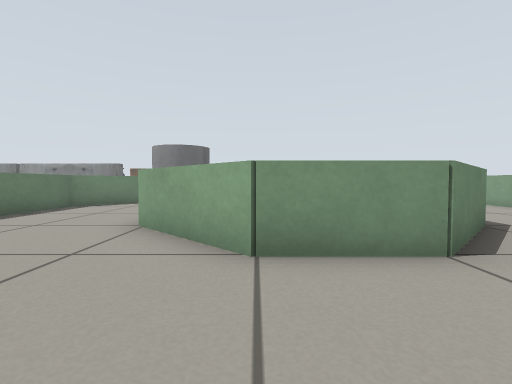
view 1 (above)

24 first-person views from a walk through a world built for the Gazebo simulator. The camera is 0.39 m above the floor, tilts 2° down and sees 85° across. Floor lines are 1 m apart. The floor is counted in squares, 0.5 m on a side. Each view is taken from the middle of a square. On the plan, view 1 faces up. The plan holds only what a view shows up to about 10 squares ahead; the rest is blank. The place goes on beyond the plan. The robots in the file are not drawn. Gazebo's built-in surfaces are drawn with simple patterns. Some surface patterns are stand-ins.

view 2
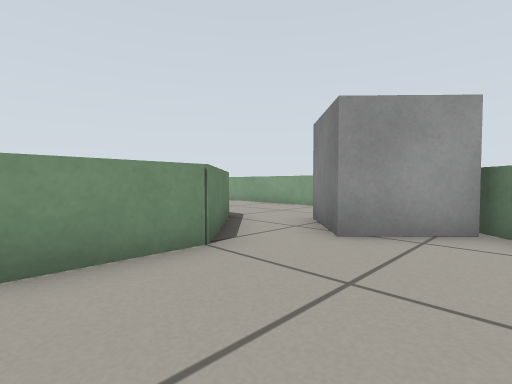

view 3
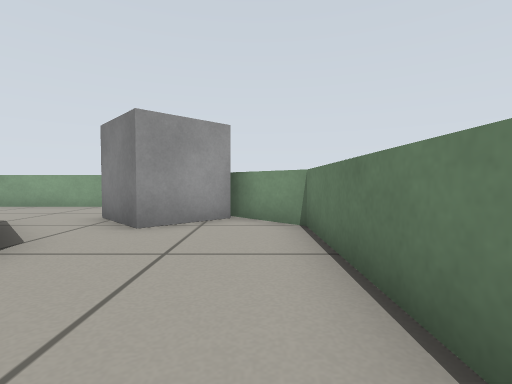

view 4
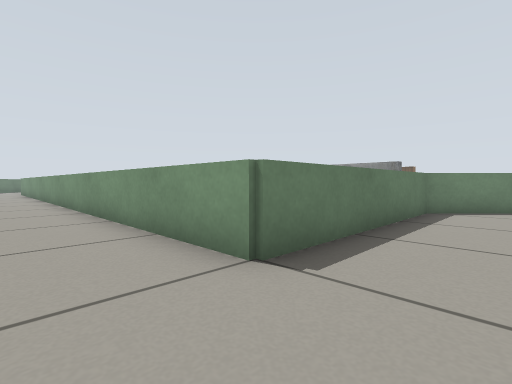

view 5
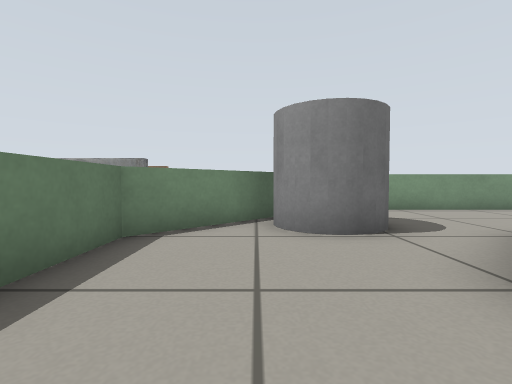

view 6
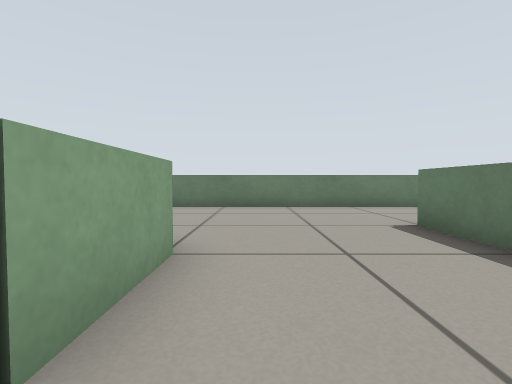

view 7
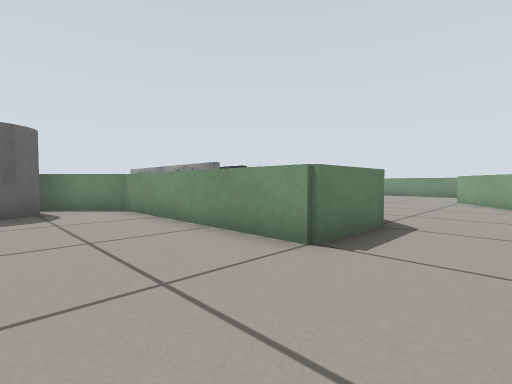

view 8
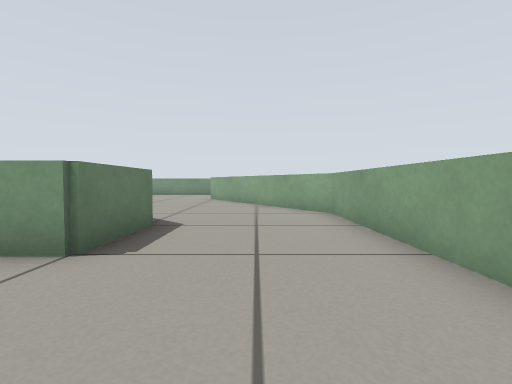

view 9
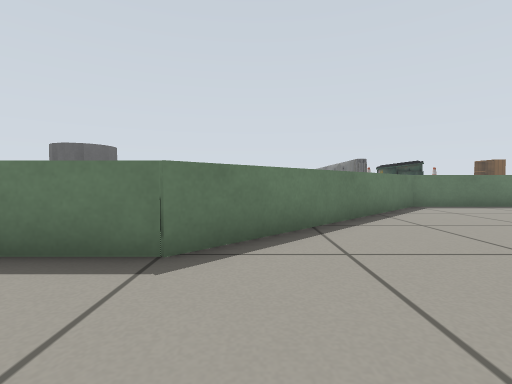

view 10
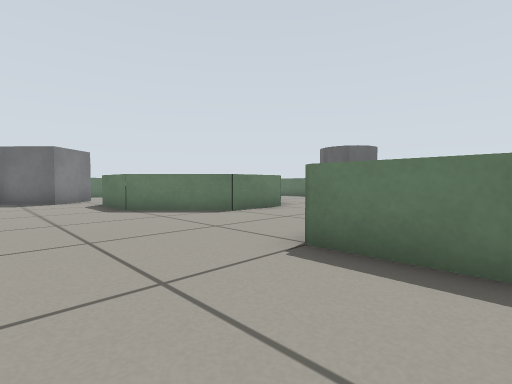

view 11
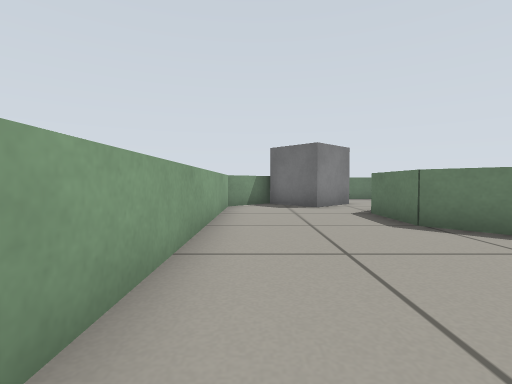

view 12
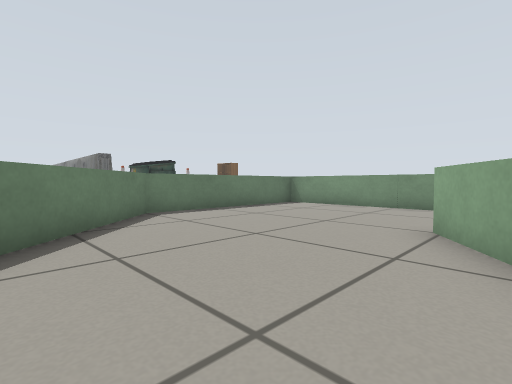

view 13
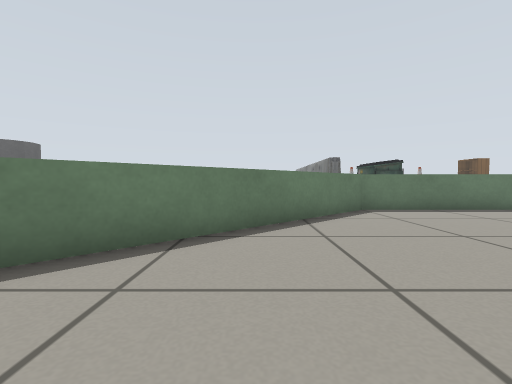

view 14
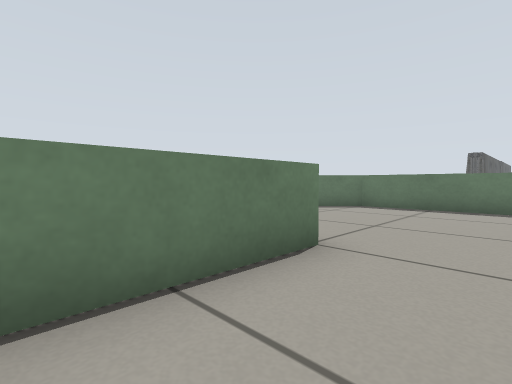

view 15
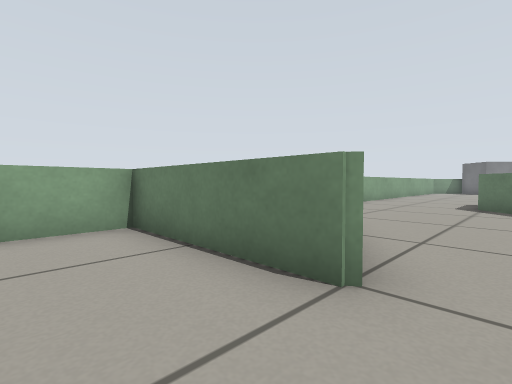

view 16
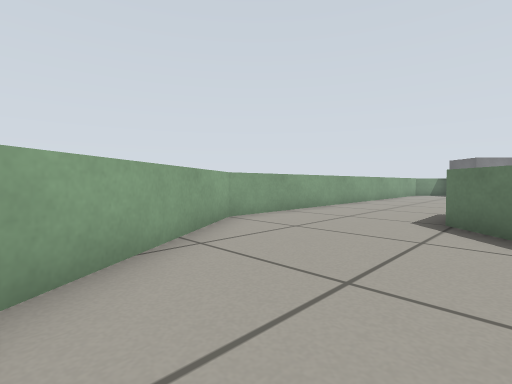

view 17
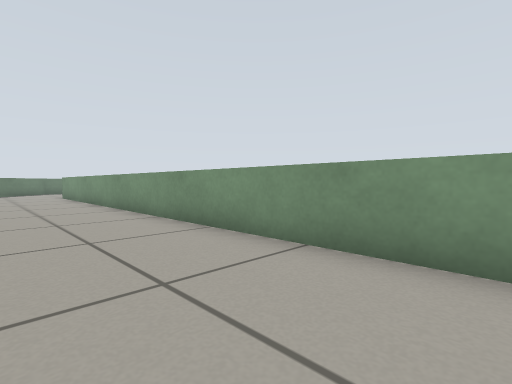

view 18
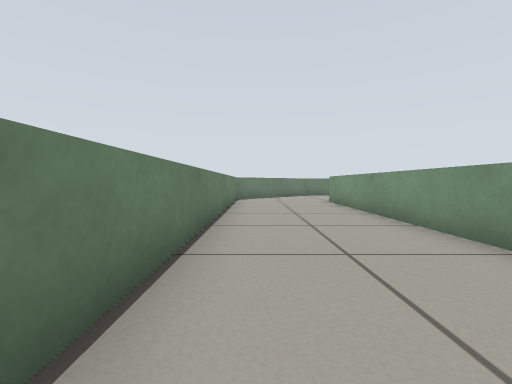

view 19
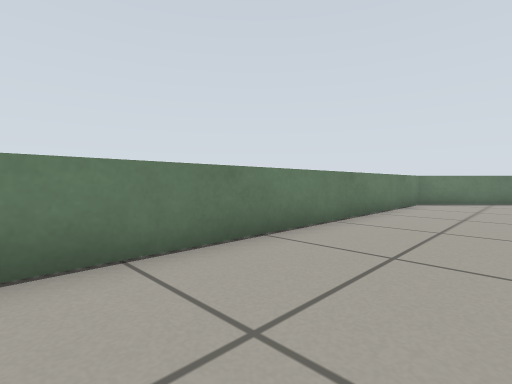

view 20
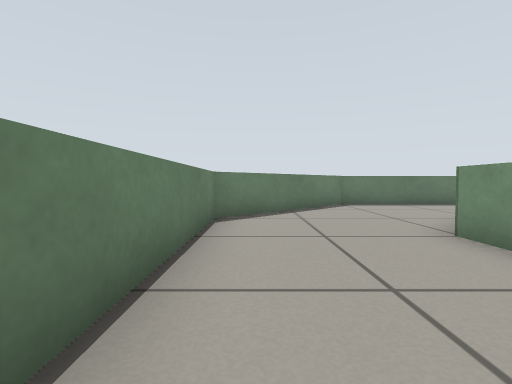

view 21
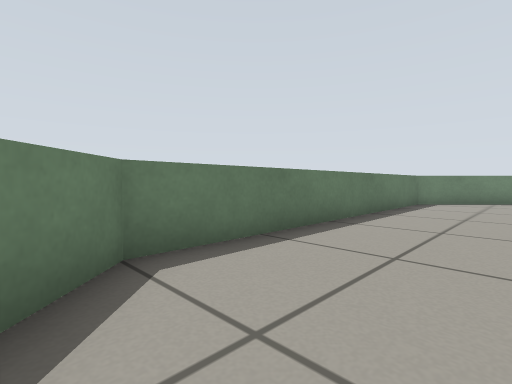

view 22
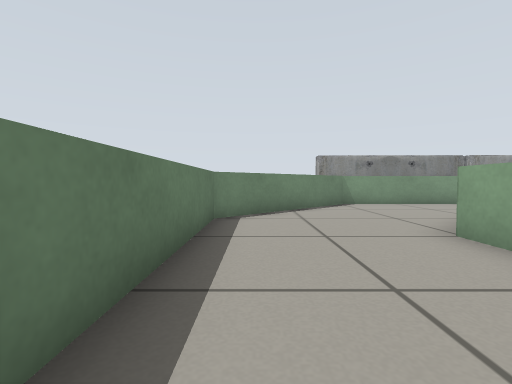

view 23
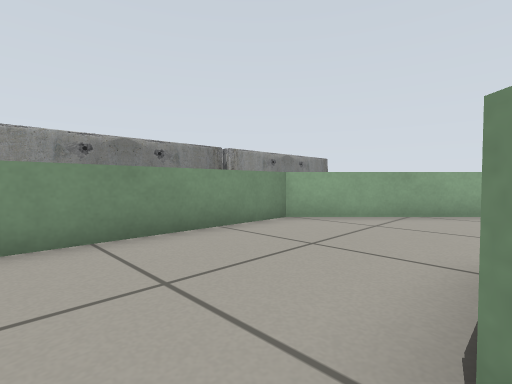

view 24
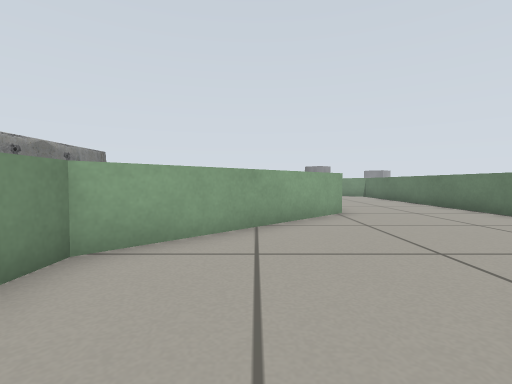

### Floor plan
Points are (right, up) in squares from view 1. A wall is a line through its corners. A room is listed if a view was taken in it or the views show most of it. See-through windows are left out.
Room 1 (views 1, 2, 3, 4, 5, 6, 7, 8, 9, 10, 11, 12, 13, 14, 15, 16, 17, 18, 19, 20, 21, 22, 23, 24)
walls: (-17.9, 12.7) (-22.1, 16.9) (-27.9, 16.9) (-31.9, 13) (-31.9, 3) (-27.9, -0.9) (-15.9, -0.9); (0, 9.1) (2.1, 9.1) (4.1, 7) (4.1, 5) (2.1, 2.9) (-0.1, 2.9) (-2.1, 5) (-2.1, 7); (-18.6, 9.1) (-15, 9.1); (-8.2, -0.9) (3.9, -0.9) (5.5, 0.6); (-1.9, 25.2) (-1.9, 21) (4.1, 15.1) (4.1, 12.9) (-2, 12.9) (-5.9, 8.9) (-5.9, 2.9) (-26, 2.9); (6.8, 1.9) (7.9, 3) (7.9, 17) (3.8, 23.1) (7.9, 23.1) (7.9, 24.9); (-28.1, 10.1) (-28.1, 11)
objects: grey cylinder (-4, 9) to (-2, 11); other object (4, 1) to (6, 3)

Where each view was taken, in squares from view 1:
view 1: 0 up, 0 right, facing up
view 2: 0 up, 0 right, facing up-right
view 3: 0 up, 1 left, facing right
view 4: 1 up, 4 left, facing up-left
view 5: 5 up, 4 left, facing up
view 6: 8 up, 3 left, facing down
view 7: 10 up, 6 right, facing up-left
view 8: 10 up, 6 right, facing up
view 9: 16 up, 7 right, facing left
view 10: 15 up, 7 right, facing down-left
view 11: 12 up, 7 right, facing down
view 12: 18 up, 5 right, facing up-left
view 13: 18 up, 6 right, facing left
view 14: 25 up, 7 right, facing down-left
view 15: 25 up, 3 right, facing down-right
view 16: 21 up, 3 right, facing down-right
view 17: 0 up, 10 left, facing up-left
view 18: 0 up, 15 left, facing left
view 19: 2 up, 17 left, facing down-left
view 20: 0 up, 22 left, facing left
view 21: 2 up, 29 left, facing up-left
view 22: 7 up, 31 left, facing up
view 23: 13 up, 27 left, facing up-right
view 24: 15 up, 25 left, facing right
